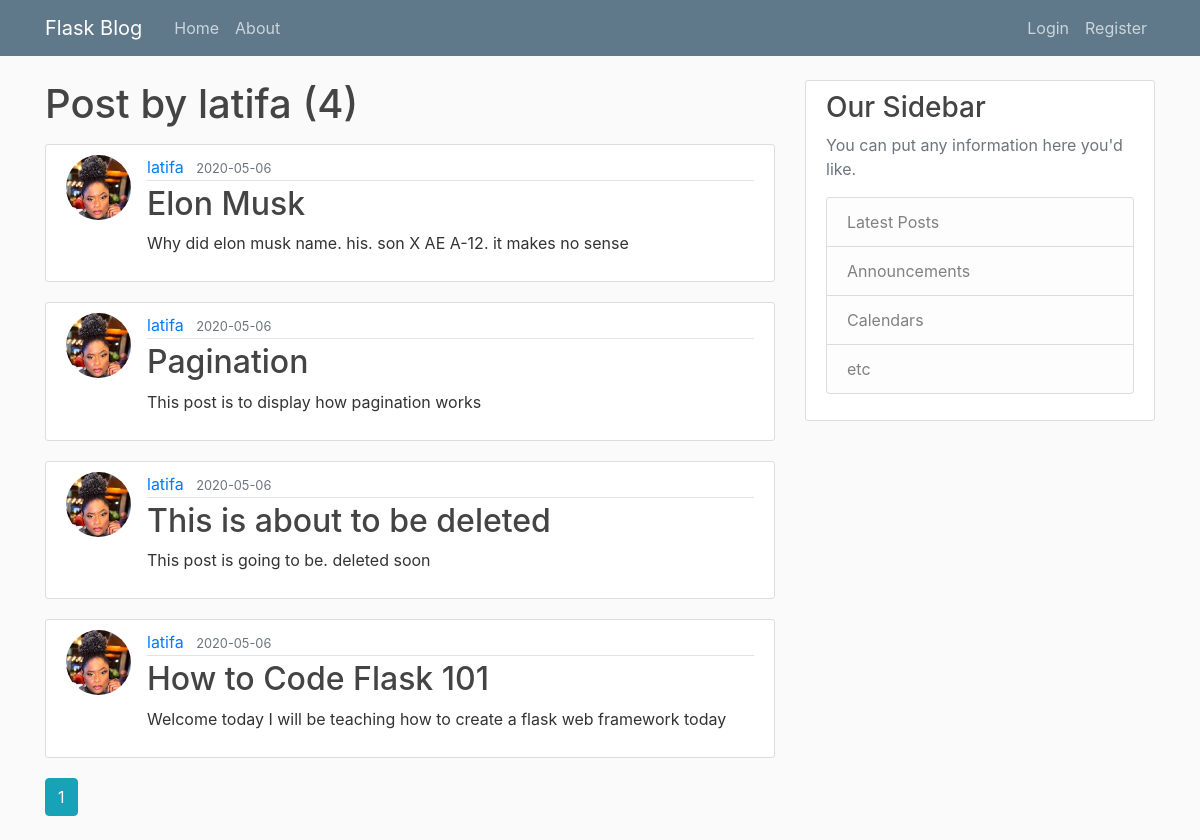
Screenshot of /user/latifa with the database file from the repository.
### FlaskBlog/models.py (models this page shows, shortened)
class User(db.Model,UserMixin):
    id = db.Column(db.Integer, primary_key = True)
    username = db.Column(db.String(20), unique = True, nullable = False)
    email = db.Column(db.String(120), unique = True, nullable = False)
    profile_image = db.Column(db.String(20), nullable = False, default = "default.jpg")
    password = db.Column(db.String(60), nullable = False)
    post = db.relationship('Post', backref = "author", lazy = True)

class Post(db.Model):
    id = db.Column(db.Integer, primary_key = True)
    title = db.Column(db.String(100),nullable = False,)
    time = db.Column(db.DateTime, nullable = False, default = datetime.utcnow)
    content = db.Column(db.Text, nullable = False)
    user_id = db.Column(db.Integer, db.ForeignKey('user.id'), nullable=False)

### FlaskBlog/users/routes.py (the view)
@users.route("/user/<string:username>")#route for all posts for each user
def user_posts(username):
    page = request.args.get('page', 1, type=int)
    user = User.query.filter_by(username=username).first_or_404()
    posts = Post.query.filter_by(author=user).order_by(Post.time.desc()).paginate(page=page, per_page=5)
    return render_template("user_post.html", posts=posts, user=user)

### FlaskBlog/templates/user_post.html
{% extends "layout.html" %}
{% block content %}
     <h1 class="mb-3"> Post by {{ user.username }} ({{ posts.total }})</h1>
     {%for post in posts.items%}
         <article class="media content-section">
             <img class="rounded-circle article-img" src="{{ url_for('static', filename='profile_pics/' + post.author.profile_image) }}">
             <div class="media-body">
                 <div class="article-metadata">
                     <a class="mr-2" href=" {{ url_for('users.user_posts', username=post.author.username) }}">{{ post.author.username }}</a>
                     <small class="text-muted">{{ post.time.strftime("%Y-%m-%d") }}</small>
                 </div>
                 <h2><a class="article-title" href="{{ url_for('posts.post', post_id=post.id) }}">{{ post.title }}</a></h2>
                 <p class="article-content">{{ post.content }}</p>
             </div>
         </article>
     {% endfor %}
     {% for page_num in  posts.iter_pages(left_edge=1, right_edge=1, left_current=1, right_current=2) %}
         {% if page_num != None %}
             {% if posts.page == page_num %}
                 <a class="btn btn-info mb-4" href="{{ url_for('main.home',page=page_num) }}"> {{ page_num }} </a>
             {% else %}
                 <a class="btn btn-outline-info mb-4" href="{{ url_for('main.home',page=page_num) }}"> {{ page_num }} </a>
             {% endif %}
         {% else %}
             ...
         {% endif %}
     {% endfor %}
{% endblock content%}

### FlaskBlog/static/main.css (style rules this page uses)
body { background: #fafafa; color: #333333; margin-top: 5rem; }
h1, h2, h3, h4, h5, h6 { color: #444444; }
.content-section { background: #ffffff; padding: 10px 20px; border: 1px solid #dddddd; border-radius: 3px; margin-bottom: 20px; }
.article-title { color: #444444; }
.article-content { white-space: pre-line; }
.article-img { height: 65px; width: 65px; margin-right: 16px; }
.article-metadata { padding-bottom: 1px; margin-bottom: 4px; border-bottom: 1px solid #e3e3e3 }

### rows the page displays
User: username "latifa"
Post: profile_image (picture), author.username "latifa", time "2020-05-06", title "Elon Musk", content "Why did elon musk name. his. son X AE A-12. it makes no sense"
Post: profile_image (picture), author.username "latifa", time "2020-05-06", title "Pagination", content "This post is to display how pagination works"
Post: profile_image (picture), author.username "latifa", time "2020-05-06", title "This is about to be deleted", content "This post is going to be. deleted soon"
Post: profile_image (picture), author.username "latifa", time "2020-05-06", title "How to Code Flask 101", content "Welcome today I will be teaching how to create a flask web framework today"

### other values shown
{{ posts.total }} "4"
{{ page_num }} "1"
